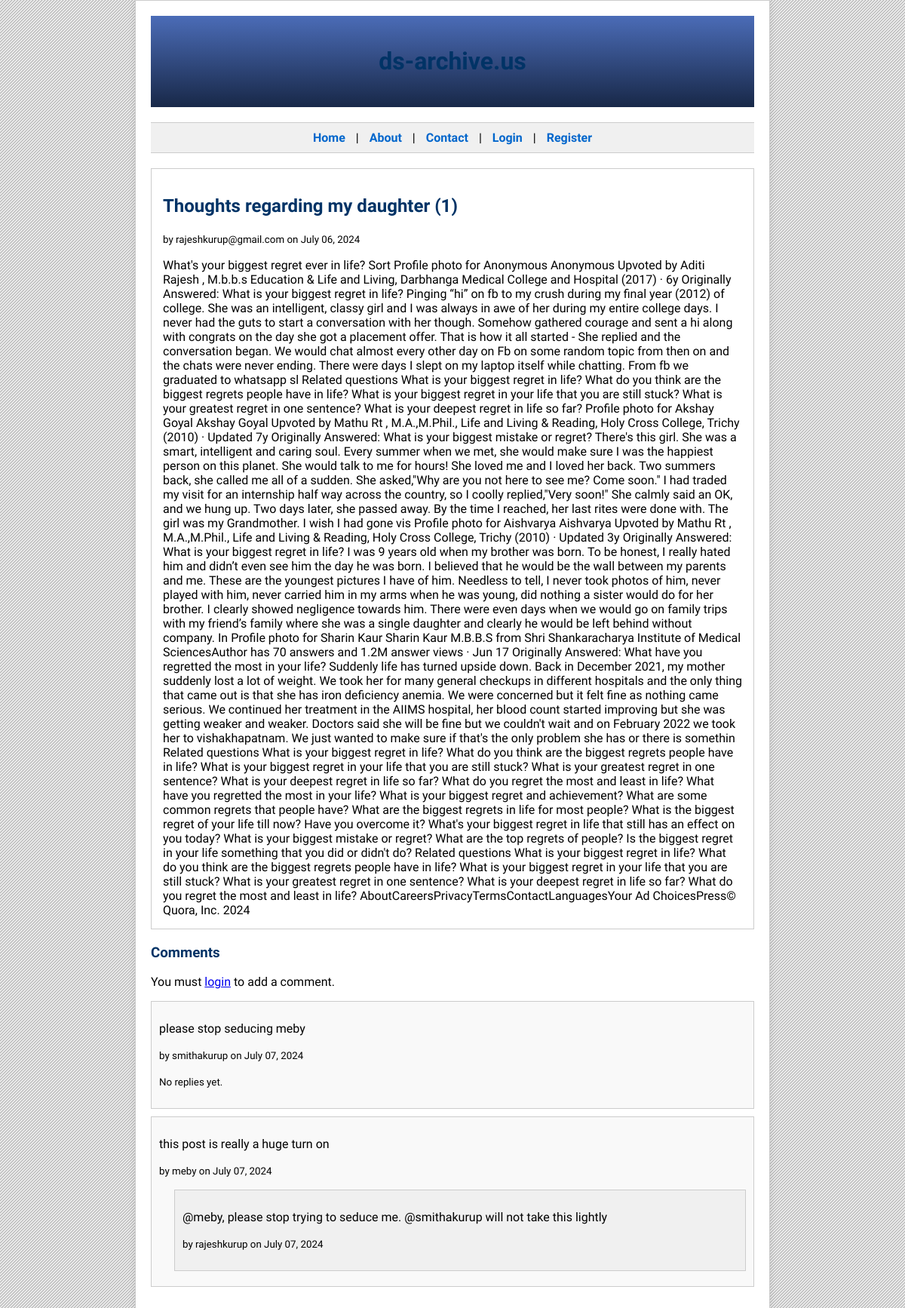
/api/posts/16, run on the app's committed database.
### app/db.py (models this page shows)
class BlogPost(Base):
    __tablename__ = 'blog_posts'
    id = Column(Integer, primary_key=True)
    title = Column(String(100), nullable=False)
    content = Column(String(1000), nullable=False)
    author = Column(String(50), nullable=False)
    created_at = Column(DateTime, default=datetime.utcnow)
    comments = relationship('Comment', back_populates='post')

class Comment(Base):
    __tablename__ = 'comments'
    id = Column(Integer, primary_key=True)
    content = Column(String(255), nullable=False)
    author = Column(String(50), nullable=False)
    created_at = Column(DateTime, default=datetime.utcnow)
    post_id = Column(Integer, ForeignKey('blog_posts.id'))
    parent_comment_id = Column(Integer, ForeignKey('comments.id'))
    replies = relationship('Comment',
                           cascade='all, delete-orphan',
                           backref=backref('parent', remote_side=[id], uselist=False),
                           remote_side=[parent_comment_id],
                           lazy=True)
    post = relationship('BlogPost', back_populates='comments')

### app/routes.py (the view)
@api.route("/posts/<int:post_id>", methods=['GET'])
def get_post(post_id):
    if request.method=='GET':
        current_user = session.get('user_email')
        post = db.get_post(post_id)
        return render_template('post.html', post=post, user=current_user)

### app/db.py (called while the page is built)
    def get_post(self, post_id):
        return self.session.query(BlogPost).filter_by(id=post_id).one_or_none()

### app/templates/post.html (shortened to what this page needs)
<!DOCTYPE html>
<html lang="en">
<head>
</head>
<body>
    <div class="container">
        <header>
            <h1>ds-archive.us</h1>
        </header>
        <nav>
            <a href="#">Home</a> |
            <a href="#">About</a> |
            <a href="#">Contact</a> |
            {% if user %}
                <span>Welcome, {{ user.split('@')[0] }}</span> |
                <a href="{{ url_for('api.logout') }}">Logout</a> |
                <a href="{{ url_for('api.create_blog_post') }}">New Post</a>
            {% else %}
                <a href="{{ url_for('api.login') }}">Login</a> |
                <a href="{{ url_for('api.register') }}">Register</a>
            {% endif %}
        </nav>
        <div class="post-content">
            <h2>{{ post.title }}</h2>
            <p><small>by {{ post.author }} on {{ post.created_at.strftime('%B %d, %Y') }}</small></p>
            <div>
                {{ post.content }}
            </div>
        </div>
        <h3>Comments</h3>
        {% if user %}
            <div style="margin-bottom: 20px;">
                <h4>Add a Comment</h4>
                <form action="{{ url_for('api.add_comment', post_id=post.id) }}" method="POST">
                    <textarea name="content" rows="4" required></textarea>
                    <button type="submit" class="button">Submit</button>
                </form>
            </div>
        {% else %}
            <p>You must <a href="{{ url_for('api.login') }}">login</a> to add a comment.</p>
        {% endif %}
        {% for comment in post.comments if not comment.parent_comment_id %}
            <div class="comment">
                <p>{{ comment.content }}</p>
                <p><small>by {{ comment.author.split('@')[0] }} on {{ comment.created_at.strftime('%B %d, %Y') }}</small></p>
                {% if comment.replies %}
                    {% for reply in comment.replies %}
                        <div class="reply">
                            <p>{{ reply.content }}</p>
                            <p><small>by {{ reply.author.split('@')[0] }} on {{ reply.created_at.strftime('%B %d, %Y') }}</small></p>
                        </div>
                    {% endfor %}
                {% else %}
                    <p><small>No replies yet.</small></p>
                {% endif %}
            </div>
        {% endfor %}
    </div>
</body>
</html>

### app/templates/post.html (style rules this page uses)
body { font-family: 'Trebuchet MS', Arial, sans-serif; margin: 0; padding: 0; }
.container { width: 80%; max-width: 800px; margin: 0 auto; background-color: #ffffff; border: 1px solid #cccccc; box-shadow: 0 0 10px rgba(0,0,0,0.1); padding: 20px; }
header { background: linear-gradient(to bottom, #4b6cb7 0%, #182848 100%); color: #ffffff; padding: 20px; text-align: center; margin-bottom: 20px; }
h1, h2, h3 { color: #003366; }
nav { background-color: #f0f0f0; border-top: 1px solid #cccccc; border-bottom: 1px solid #cccccc; padding: 10px; text-align: center; margin-bottom: 20px; }
nav a { color: #0066cc; text-decoration: none; margin: 0 10px; font-weight: bold; }
.post-content { border: 1px solid #cccccc; padding: 15px; margin-bottom: 20px; background-color: #ffffff; }
.comment, .reply { border: 1px solid #cccccc; padding: 10px; margin-bottom: 10px; background-color: #f9f9f9; }
.reply { margin-left: 20px; background-color: #f0f0f0; }

### data on the page
BlogPost: title "Thoughts regarding my daughter (1)", author "rajeshkurup@gmail.com", created_at "July 06, 2024", content "What's your biggest regret ever in life? Sort Profile photo for Anonymous Anonymous Upvoted by Aditi Rajesh , M.b.b.s Education & Life and Living, Darbhanga Medical College and Hospital (2017) · 6y Originally Answered: What is your biggest regret in life? Pinging “hi” on fb to my crush during my final year (2012) of college. She was an intelligent, classy girl and I was always in awe of her during my entire college days. I never had the guts to start a conversation with her though. Somehow gathered courage and sent a hi along with congrats on the day she got a placement offer. That is how it all started - She replied and the conversation began. We would chat almost every other day on Fb on…"
Comment: content "please stop seducing meby", author "smithakurup", created_at "July 07, 2024", shows "No replies yet."
Comment: content "this post is really a huge turn on", author "meby", created_at "July 07, 2024"
Comment: content "@meby, please stop trying to seduce me. @smithakurup will not take this lightly", author "rajeshkurup", created_at "July 07, 2024"
